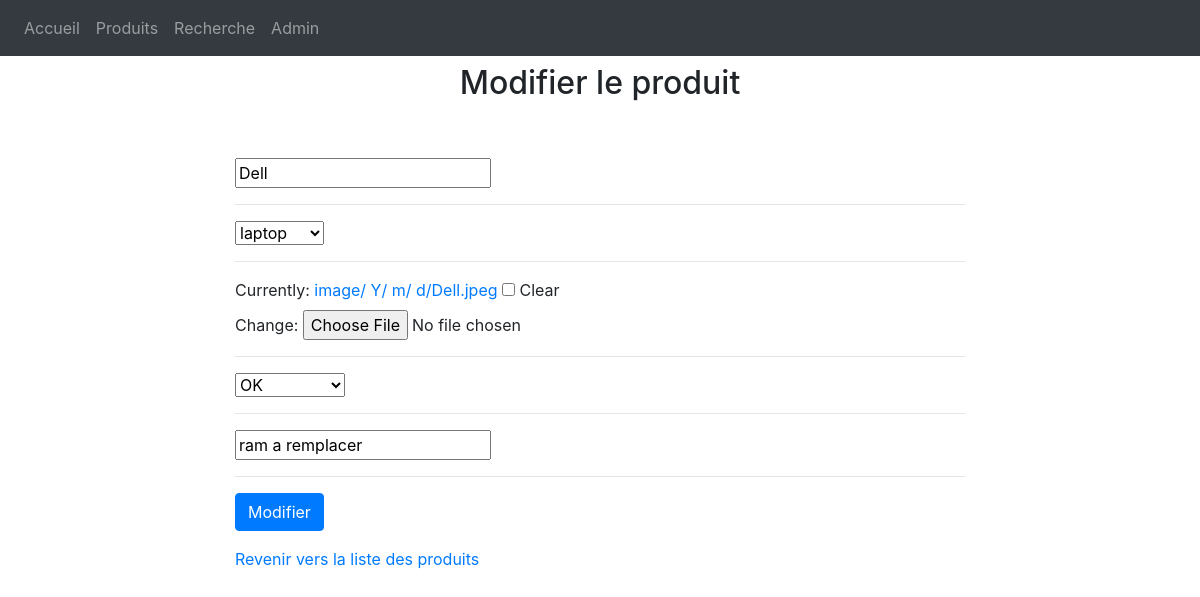
The page /update_product/6/ on the database its author committed.
### main/models.py (models this page shows, shortened)
class Product(models.Model):
	model = models.CharField("Modèle",max_length=100)
	categorie = models.ForeignKey(Categorie, on_delete=models.CASCADE)
	date_created = models.DateTimeField(default=datetime.now, blank=True)
	image = models.ImageField("Ajouter une image",upload_to='image/% Y/% m/% d/', blank = True)
	STATUS =(
			('OK', 'OK'),
			('Défectueux', 'Défectueux'))
	status = models.CharField("statut",max_length=200, null=True, choices=STATUS)
	info = models.CharField("Info", max_length=500, blank=True)

class Categorie(models.Model):
	categorie = models.CharField("Catégorie",max_length=100)
	date_created = models.DateTimeField(auto_now_add=True, null=True)
	def __str__(self):
		return self.categorie

### main/views.py (the view)
# urls.py: path('update_product/<str:pk>/', views.updateProduct, name="update_product"),
def updateProduct(request, pk):
    product = Product.objects.get(id=pk)
    form = ProductForm(instance=product)
    if request.method == 'POST':
        form = ProductForm(request.POST, request.FILES ,instance=product)
        if form.is_valid():
            form.save()
            return redirect('product_list')
    context = {'form':form}
    return render(request, 'main/product_form.html', context)

### main/forms.py
class ProductForm(forms.ModelForm):
	class Meta:
		model = Product
		fields = ('model','categorie','image','status','info')

### main/templates/main/product_form.html (shortened to what this page needs)
{% extends "main/base.html" %}
{% load static %}
{% block content %}
{% load crispy_forms_tags %}
<center><h2 class="mt-2 bigtitle">Modifier le produit</h2></center>
				<div class="container py-5">
				        <div class="row">
				            <div class="col-md-8 offset-2">
							<form method="POST" enctype="multipart/form-data">
								{% for field in form %}
									{{field}}
									<hr>
								{% endfor %}
								<input class="btn btn-primary" value="Modifier" type="submit" name="Submit">
							</form>
						<p><a href="{% url 'product_list' %} ">Revenir vers la liste des produits</a></p>
				  			</div>
				        </div>
				</div>
{% endblock %}

### rows shown on the page
Product: form "Dell" "OK" "ram a remplacer"
Categorie: form "laptop"
